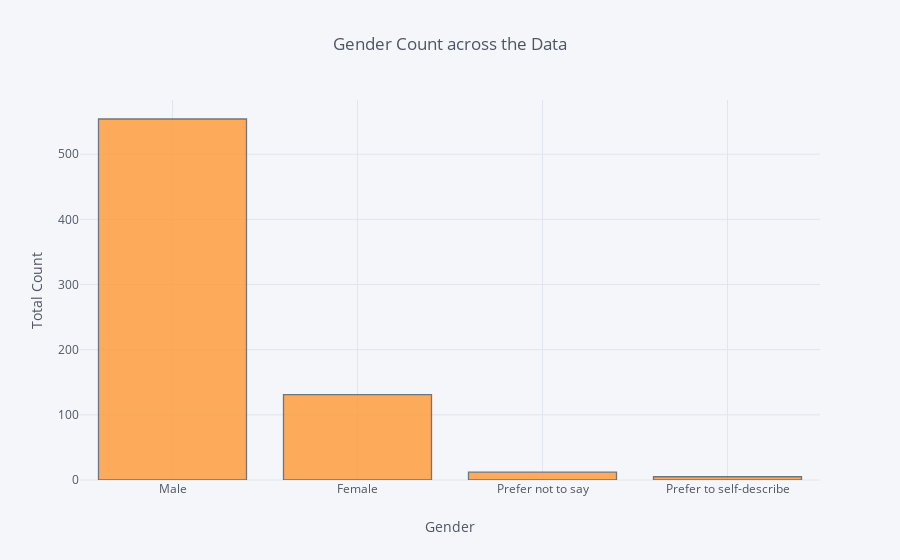

The notebook cell this image was saved under:
### Code cell
Ukmd['Gender'].iplot(kind = 'hist', xTitle='Gender', yTitle ='Total Count', title = 'Gender Count across the Data')

### Figure 1 — Plotly figure (JSON) as saved in the notebook; plotly's stock layout.template omitted (floating-point values rounded to 4 significant figures; data arrays with more than 128 entries replaced by an {"elided": "..."} marker saying what was removed)
{"data": [{"histfunc": "count", "histnorm": "", "marker": {"color": "rgba(255, 153, 51, 1.0)", "line": {"color": "#4D5663", "width": 1.3}}, "name": "Gender", "opacity": 0.8, "orientation": "v", "type": "histogram", "uid": "0573883e-1607-455d-8add-625a795bb44a", "x": {"elided": "702 str values"}}], "layout": {"barmode": "overlay", "legend": {"bgcolor": "#F5F6F9", "font": {"color": "#4D5663"}}, "paper_bgcolor": "#F5F6F9", "plot_bgcolor": "#F5F6F9", "title": {"font": {"color": "#4D5663"}, "text": "Gender Count across the Data"}, "xaxis": {"gridcolor": "#E1E5ED", "showgrid": true, "tickfont": {"color": "#4D5663"}, "title": {"font": {"color": "#4D5663"}, "text": "Gender"}, "zerolinecolor": "#E1E5ED"}, "yaxis": {"gridcolor": "#E1E5ED", "showgrid": true, "tickfont": {"color": "#4D5663"}, "title": {"font": {"color": "#4D5663"}, "text": "Total Count"}, "zerolinecolor": "#E1E5ED"}}}
